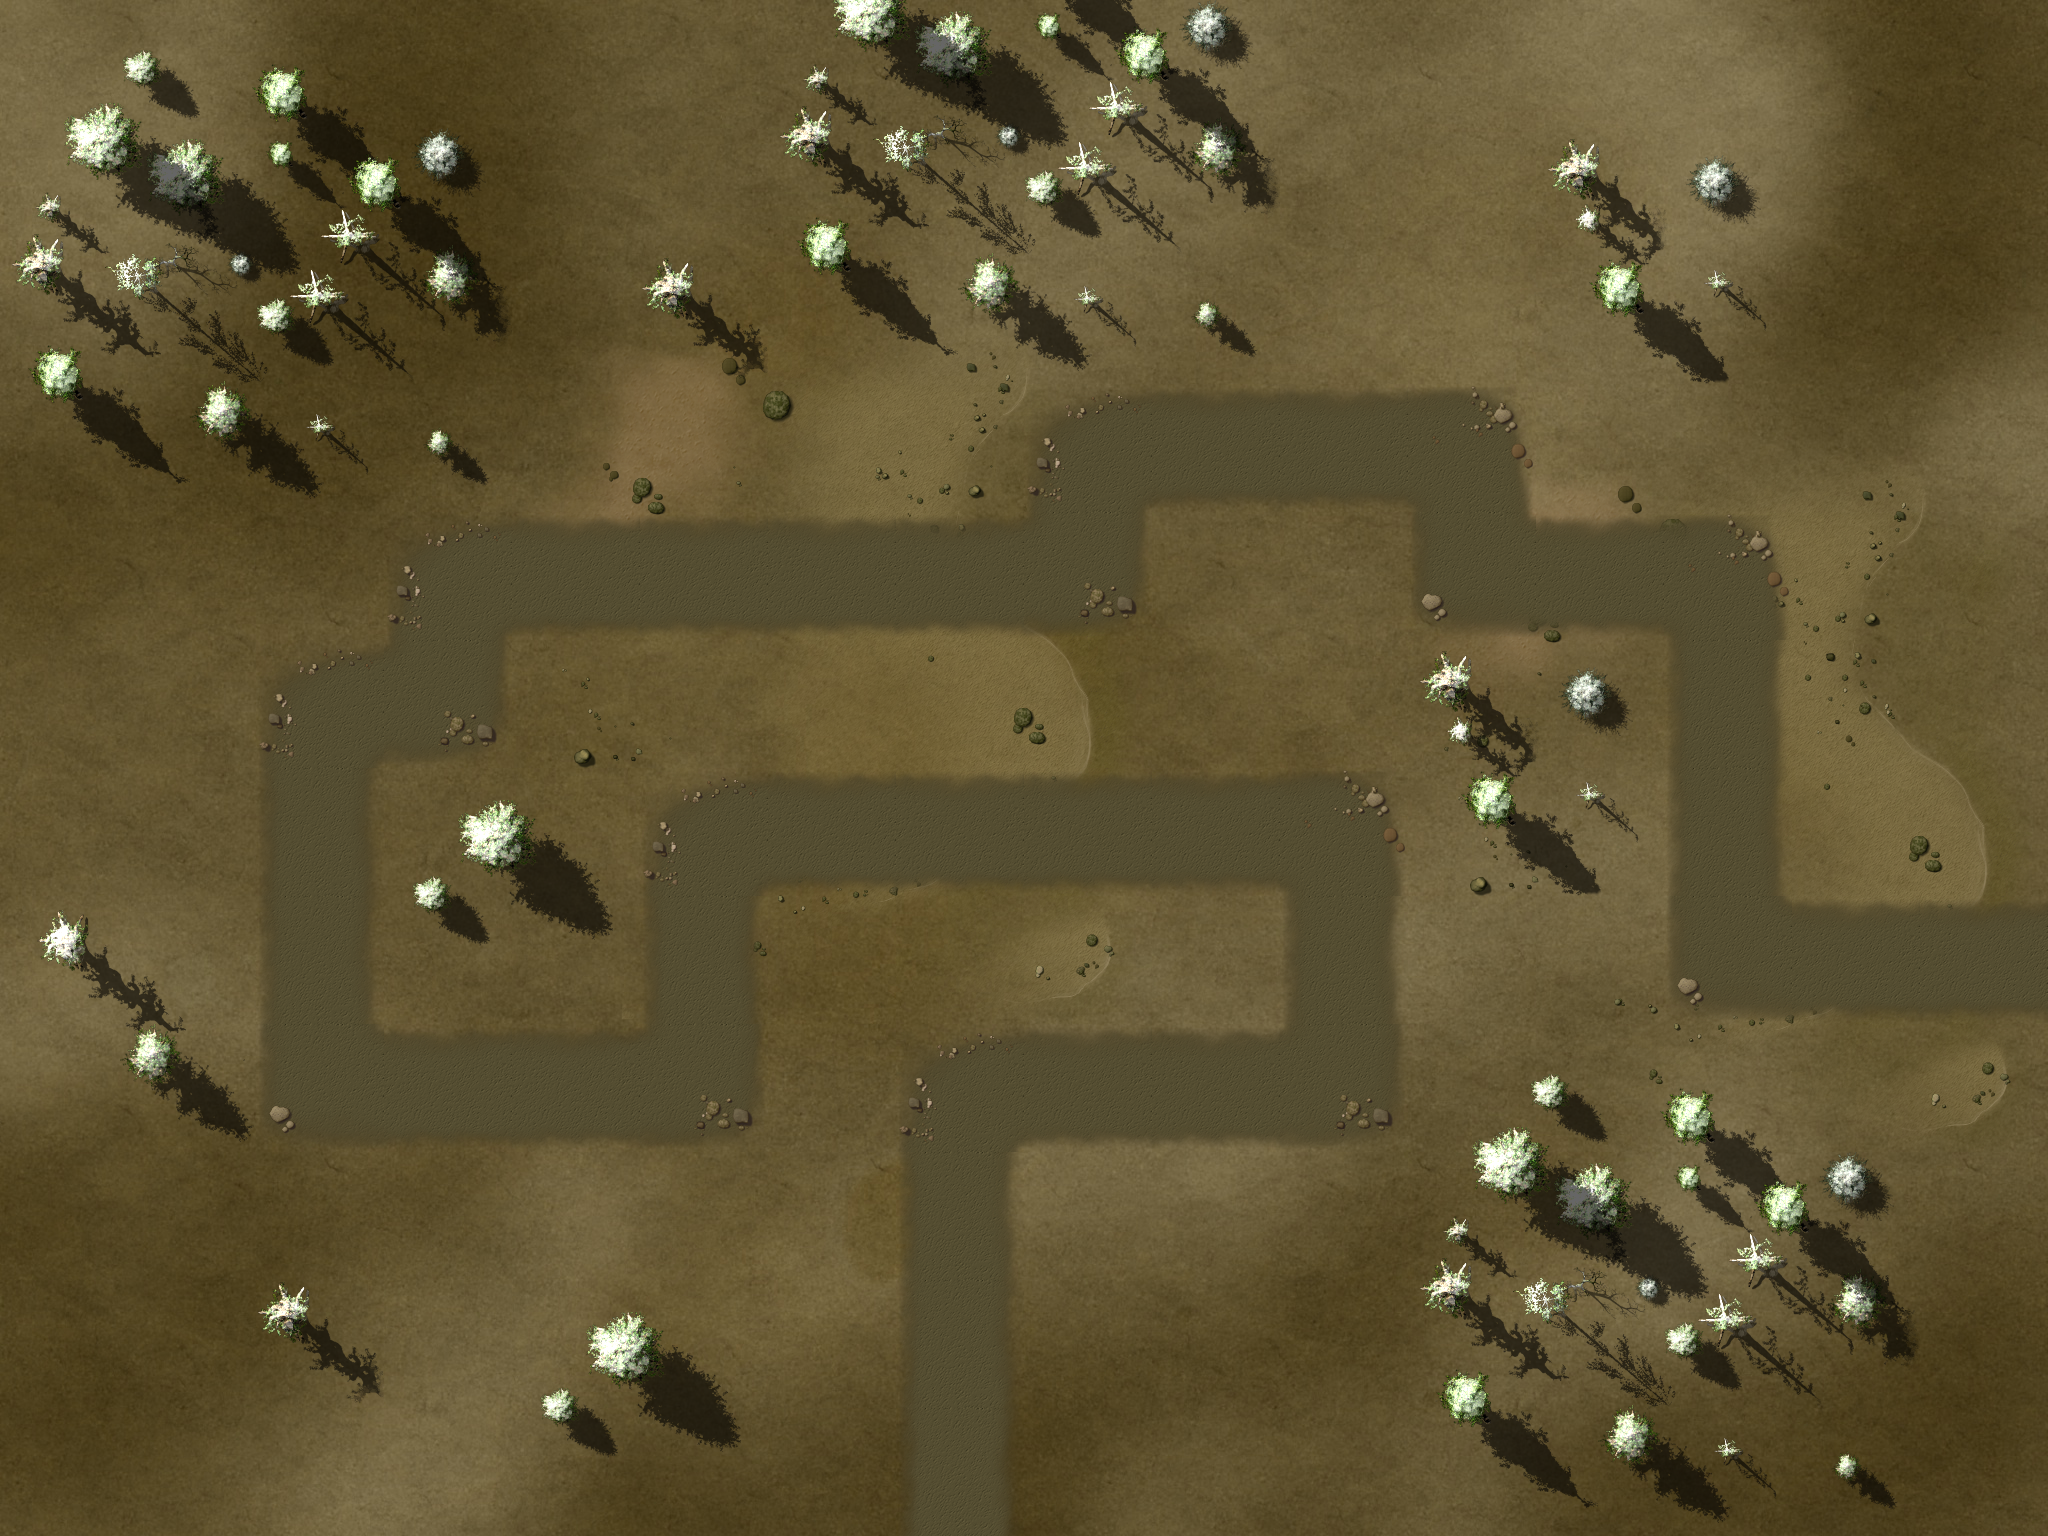

A level layout from a 2D game, rendered from its tile map. Below: a short description, then the map file with tile-grid data replaced by summaries:
An orthogonal 16x12 tile map with 128x128 px tiles, 4 tile layers (Ground, Objects1, Objects2, Path), 1 hidden layer not drawn, 3 tilesets and 33 objects.

<map version="1.0" orientation="orthogonal" width="16" height="12" tilewidth="128" tileheight="128">
 <properties>
 <property name="wave01" value="1,2,1,1,1,2,10,3,10,10,2,10,10,1,1,2,2,1,1,10,10,10,10,10,2,2,1,1" />
 <property name="wave02" value="4,10,10,10,10,1,1,1,1,1,4,1,1,4,1,1,3,3,3" />
 <property name="wave03" value="1,2,1,1,1,2,10,10,10,2,10,10,1,1,2,2,1,1,10,10,10,10,10,2,2,1,1" />
 <property name="wave04" value="10,6,10,10,1,10,1,10,1,10,10,10,1,1,1,1,10,10,10,10,1,1,1,10" />
 <property name="wave05" value="10,10,3,3,10,10,10,7,7,4,4,5,4,5,5,3,5,5,5,10,10,10,10,10,5,5,5,7,5,7,5,7,4" />
 <property name="wave06" value="2,5,5,5,5,5,5,5,4,4,4,7,7,8,7,5,5,5,7,7,4,4,4,7,6,7,4,5,4" />
 <property name="wave07" value="10,10,10,5,10,5,5,4,10,10,4,10,6,10,5,3,5,4,5,4,5,2" />
 <property name="wave08" value="10,3,10,10,6,10,7,7,4,4,5,4,5,5,5,5,5,5,10,10,10,10,10,5,6,5,7,5,7,5,7,4" />
 <property name="wave09" value="1,5,5,5,4,5,5,5,5,4,5,5,5,4,5,5,5,7,5,5,5,7,4,5,4,4,5,5,3,10,10,10" />
 <property name="wave10" value="1,7,5,5,5,7,10,10,103,7,10,10,5,5,7,7,5,5,10,10,10,10,10,7,7,5,102" />
 <property name="wave11" value="5,5,4,5,4,4,5,5,5,5,10,6,5,5,5,5,5,5,5,3,3,6,10,8,10,6,10,8,10,3,5,5,5,7,7,8,5,5,5,5,2" />
 <property name="wave12" value="10,10,10,10,10,8,3,7,4,5,4,5,5,5,10,8,10,10,10,10,6,10,10,10,10,10,10,10,10,10,10,10,10,6,5,7,11,6,10,8,8,6,5,5,5,5,10,10,10,10,10,10" />
 <property name="wave13" value="2,7,7,5,4,5,4,4,5,5,5,4,5,5,5,5,5,5,5,5,5,5,5,5,5,5,5,1" />
 <property name="wave14" value="8,10,10,10,6,10,10,3,10,10,6,10,10,6,10,10,4,4,4,4,5,5,5,10,10,10,9,10,10,7,10" />
 <property name="wave15" value="1,4,4,5,5,3,5,5,5,5,4,5,4,5,4,4,5,4,5,7,5,5,5,5,5,5,5,5,3,3,5,10,10,5,5,5,7,7,4,4" />
 <property name="wave16" value="7,7,7,7,7,7,6,7,7,7,7,7,7,5,5,8,5,8,7,5,5,4,4,4,3,8,9,9,9,5,5,6" />
 <property name="wave17" value="7,7,3,7,7,5,5,5,5,3,5,5,5,7,5,5,7,7,7,5,7,5,5,5,5,4" />
 <property name="wave18" value="2,7,6,4,4,5,4,10,10,10,10,4,4,4,10,10,8,10,10,10,3,5,5,7,7,7" />
 <property name="wave19" value="10,10,10,10,10,10,3,8,3,7,4,5,4,5,5,5,10,10,5,5,5,5,5,5,5,5,3,3,6,10,10,7,10,5,5,5,5,3" />
 <property name="wave20" value="102,6,10,10,10,3,3,5,10,10,5,5,5,7,7,4,4,10,10,10,10,8,10,10,10,10,10,6,10,10,10,5,5,5,5,5,5,7,10,10,10,10,103" />
<property name="wave21" value="10,10,10,10,10,7,10,6,7,10,10,10,10,7,10,10,10,8,10,10,8" />
<property name="wave22" value="1,7,5,5,5,7,10,10,10,7,10,10,5,5,7,7,5,5,10,10,10,10,10,7,7,5,1" />
<property name="wave23" value="5,5,6,6,5,5,5,5,5,5,7,7,7,7,8,3,7,4,5,4,5,5,5,8,5,7,8,4,5,6,11,5,5,5,4,6" />
<property name="wave24" value="11,11,8,3,7,4,5,4,5,5,5,11,3,3,5,5,5,5,5,5,5,5,3,3,6,8,8,11,11,11" />
<property name="wave25" value="2,7,5,5,5,5,5,5,5,5,6,3,3,6,5,8,8,3,7,4,6,4,4,4,5,5,5,9,9,9,9,9,6,5,6" />
<property name="wave26" value="11,11,11,3,3,11,11,11,11,11,8,9,9,6,5,5,6,8,5,7,8,4,5,8,11,5,5,5,4,4" />
<property name="wave27" value="3,3,5,5,5,5,7,7,4,4,3,5,5,5,5,5,5,5,5,3,5,5,5,5,5,5,1" />
<property name="wave28" value="6,11,11,11,11,6,11,11,11,11,6,9,9,5,5,9,9,5,5,5,5,3,9,9,8,5,5,5,1" />
<property name="wave29" value="10,10,10,10,5,10,5,6,5,10,10,10,5,5,5,5,10,10,10,10,5,5,5,10" />
<property name="wave30" value="1,5,5,5,10,10,10,5,10,10,10,5,5,5,5,5,5,10,10,10,10,102" />
<property name="wave31" value="1,5,5,5,7,3,4,5,4,5,6,5,5,5,8,9,9,9,5,5,6,5,5,5,7,8,6,6,8,5,5,8,4,4,7,7,3,3,3,3,6" />
<property name="wave32" value="11,11,11,10,10,10,10,10,6,7,11,11,11,6,8,10,8,10,9,9,7,5,7,5,7,3" />
<property name="wave33" value="3,3,7,7,5,5,5,5,5,5,5,5,5,7,3,3,5,5,5,5,6,5,5,9,9,9,6,8,6,5,5,9,9,9,6,8" />
<property name="wave34" value="6,6,9,9,9,11,11,11,11,11,11,9,9,3,7,5,5,5,5,5,5,4,4,5,5,3,6,5,5,6,8,3,3,6" />
<property name="wave35" value="8,3,7,4,5,4,5,5,5,7,4,5,4,8,5,5,5,7,8,5,6,5,6,8,5,5,5,6,7,7,5,5,5,11,11,11,11" />
<property name="wave36" value="6,6,9,9,9,11,11,11,11,11,11,9,9,3,7,5,5,5,5,5,5,4,4,5,5,8,5,7,8,4,5,8,11,5,5,5,4,4" />
<property name="wave37" value="8,3,7,4,5,4,5,5,5,7,4,5,4,8,5,5,5,7,7,7,5,5,6,5,5,9,9,9,6,8,5,11,11,11,11" />
<property name="wave38" value="10,10,10,10,10,10,8,9,9,9,5,5,6,10,10,10,10,10,10,6,10,10,10,10,10,10,10,10,10,6,10,10,10,10,10,10,10,10,5,5,5,5,10,10,8,10,8,10" />
<property name="wave39" value="10,10,10,5,10,10,10,5,10,6,10,8,6,5,10,10,10,10,8,10,5,10,10,5,10,10,10,10,5,10,10,10,10,7,10,10,7,10,10,2" />
<property name="wave40" value="10,10,10,10,10,10,3,103,10,10,10,10,10,10,6,10,102,10,10,10,10,10,10,10,10,10,7,10,5,5,5,5,103" />
<property name="wave41" value="5,6,5,5,5,6,5,5,5,5,5,5,6,5,5,5,5,5,8,8,5,5,6,10,10,10,10,11,11,11,6,10,10,10,10,3" />
<property name="wave42" value="11,11,11,9,9,11,11,8,11,11,6,8,5,6,5,5,9,9,9,6,8,5,5,5,5,5,4,4,4,7,3" />
<property name="wave43" value="10,10,10,10,9,9,9,10,10,10,8,10,10,10,10,8,10,7,10,3,10,10,10,8,8,10,10,3,8,10,10,10,9,9,10,10,9,9" />
<property name="wave44" value="1,5,5,5,7,3,4,5,4,5,6,5,5,8,8,3,7,4,5,4,5,5,51,8,9,9,9,5,5,6,5,5,5,2" />
<property name="wave45" value="11,11,11,8,9,9,9,5,5,6,6,7,11,11,11,6,10,6,10,10,9,9,7,5,7,5,7,3" />
<property name="wave46" value="4,4,7,10,10,10,5,5,5,5,5,6,6,10,4,6,3,6,4,7,8,5,5,5,6,7,5,5,5,9,9,8,5,5,5,5" />
<property name="wave47" value="8,5,5,5,6,8,5,5,5,6,8,5,5,5,6,7,4,7,4,5,5,5,10,10,10,10,5,5,5,7,7,4,4,7,10,10,10,10" />
<property name="wave48" value="6,7,7,7,7,7,4,5,4,5,4,4,6,5,9,9,8,5,5,5,5,5,9,9,9,6,8,7,5,5,5,7,7,7,7,5,5,5,4" />
<property name="wave49" value="4,5,4,4,7,5,5,5,5,5,5,3,3,5,4,5,5,5,6,5,5,9,9,9,6,8,8,8,5,5,5,7,5,4,4,6,5,5,9,6,8,9,6,8,5,5,6" />
<property name="wave50" value="103,6,6,5,5,5,5,5,6,7,4,4,7,7,7,6,6,3,8,3,7,4,6,4,5,5,8,6,3,3,3,3,5,5,5,7,7,102,8,3,7,4,5,4,5,5,5,103" />
 </properties>
 <tileset firstgid="1" name="ground" tilewidth="128" tileheight="128">
  <image source="tilesWorld1.png" width="2048" height="2048" />
 </tileset>
 <tileset firstgid="257" name="path" tilewidth="128" tileheight="128">
  <image source="path01.png" width="512" height="512" />
 </tileset>
 <tileset firstgid="273" name="ground" tilewidth="2048" tileheight="1536">
  <image source="ground1.jpg" width="2048" height="1536" />
 </tileset>
 <layer name="Ground" width="16" height="12">
  <data>[192 cells, 1 non-empty, 1 distinct tile ids]</data>
 </layer>
 <layer name="Objects1" width="16" height="12">
  <data>[192 cells, 61 non-empty, 31 distinct tile ids]</data>
 </layer>
 <layer name="Objects2" width="16" height="12">
  <data>[192 cells, 66 non-empty, 29 distinct tile ids]</data>
 </layer>
 <objectgroup name="Objects3" width="16" height="12">
  <object gid="116" x="896" y="1024" />
  <object gid="116" x="1152" y="640" />
  <object gid="241" x="1090" y="346" />
  <object gid="241" x="1078" y="412" />
  <object gid="248" x="432" y="1372" />
  <object gid="248" x="62" y="1508" />
  <object gid="248" x="528" y="158" />
  <object gid="247" x="368" y="888" />
  <object gid="248" x="1122" y="606" />
  <object gid="235" x="1504" y="830" />
  <object gid="235" x="1408" y="1024" />
  <object gid="235" x="1536" y="896" />
  <object gid="234" x="1382" y="904" />
  <object gid="234" x="1550" y="1116" />
  <object gid="234" x="1172" y="662" />
  <object gid="234" x="150" y="1166" />
  <object gid="234" x="1502" y="396" />
 </objectgroup>
 <layer name="Path" width="16" height="12">
  <data>[192 cells, 41 non-empty, 6 distinct tile ids]</data>
 </layer>
 <objectgroup name="Locked" width="16" height="12">
  <object x="2432" y="256" />
  <object x="0" y="0" width="2048" height="256" />
  <object x="0" y="1280" width="2048" height="256" />
  <object x="0" y="256" width="128" height="1024" />
  <object x="1920" y="256" width="128" height="1024" />
  <object x="128" y="256" width="384" height="256" />
  </objectgroup>
 <objectgroup name="Waypoints" width="16" height="12">
  <!-- 1 objects omitted --></objectgroup>
 <layer name="blendAdd" width="16" height="12" visible="0">
  <data>[192 cells, 0 non-empty, 0 distinct tile ids]</data>
 </layer>
</map>
<!-- 10 of 33 objects omitted -->
